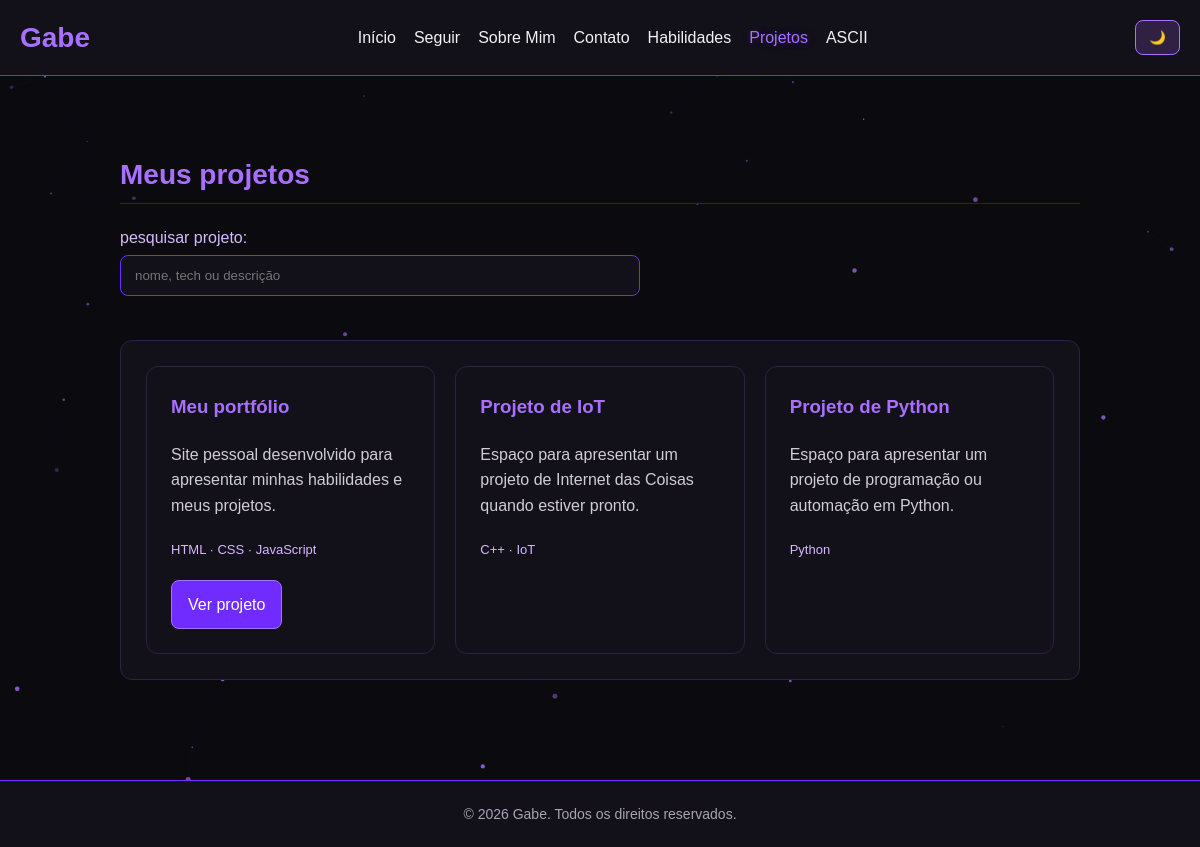
The app's page /projetos.php with its own data.
### tables this page shows
CREATE TABLE IF NOT EXISTS projetos (
    id INT UNSIGNED NOT NULL AUTO_INCREMENT,
    nome VARCHAR(120) NOT NULL,
    descricao TEXT NOT NULL,
    tecnologias VARCHAR(255) NOT NULL,
    link VARCHAR(2048) NULL,
    criado_em TIMESTAMP NOT NULL DEFAULT CURRENT_TIMESTAMP,
    PRIMARY KEY (id),
    UNIQUE KEY uq_projetos_nome (nome)
);

### projetos.php (the view, shortened to what this page needs)
<?php
$projetos = [];
$erroAoCarregar = false;
try {
    require_once __DIR__ . '/conexao.php';
    $consulta = $pdo->query(
        'SELECT nome, descricao, tecnologias, link FROM projetos ORDER BY id'
    );
    $projetos = $consulta->fetchAll();
} catch (PDOException $erro) {
    error_log('Erro ao carregar projetos: ' . $erro->getMessage());
    $erroAoCarregar = true;
}
?>
<!DOCTYPE html>
<html lang="pt-br">
<head>
    <link rel="stylesheet" href="style.css">
</head>
<body>
    <header>
        <h1>Gabe</h1>
        <nav id="menu">
            <a href="index.html">Início</a>
            <a href="seguir.html">Seguir</a>
            <a href="sobre.html">Sobre Mim</a>
            <a href="contato.html">Contato</a>
            <a href="habilidades.html">Habilidades</a>
            <a href="projetos.php" aria-current="page">Projetos</a>
            <a href="ascii.html">ASCII</a>
        </nav>
        <button id="tema-botao" type="button" aria-label="Alternar tema">🌙</button>
    </header>
    <main>
        <section id="projetos">
            <h2>Meus projetos</h2>
            <label for="pesquisa-proj">pesquisar projeto:</label>
            <input
            id="pesquisa-proj"
            type="search"
            placeholder="nome, tech ou descrição"
            >
        <p id="resultado-pesquisa" aria-live="polite"></p>
            <div class="lista-projetos">
                <?php if ($erroAoCarregar): ?>
                    <p>Não foi possível carregar os projetos. Confira a configuração do banco de dados e o log do PHP.</p>
                <?php elseif (count($projetos) === 0): ?>
                    <p>Nenhum projeto cadastrado ainda.</p>
                <?php else: ?>
                    <?php foreach ($projetos as $projeto): ?>
                        <article class="cartao-projeto">
                            <h3><?= htmlspecialchars($projeto['nome'], ENT_QUOTES | ENT_SUBSTITUTE, 'UTF-8') ?></h3>
                            <p><?= htmlspecialchars($projeto['descricao'], ENT_QUOTES | ENT_SUBSTITUTE, 'UTF-8') ?></p>
                            <span><?= htmlspecialchars($projeto['tecnologias'], ENT_QUOTES | ENT_SUBSTITUTE, 'UTF-8') ?></span>
                            <?php
                            $link = $projeto['link'];
                            $esquema = $link ? parse_url($link, PHP_URL_SCHEME) : null;
                            ?>
                            <?php if ($link && filter_var($link, FILTER_VALIDATE_URL) && in_array($esquema, ['http', 'https'], true)): ?>
                                <a class="botao-projeto" href="<?= htmlspecialchars($link, ENT_QUOTES | ENT_SUBSTITUTE, 'UTF-8') ?>" target="_blank" rel="noopener noreferrer">
                                    Ver projeto
                                </a>
                            <?php endif; ?>
                        </article>
                    <?php endforeach; ?>
                <?php endif; ?>
            </div>
        </section>
    </main>
    <footer>
        <p>&copy; 2026 Gabe. Todos os direitos reservados.</p>
    </footer>
</body>
</html>

### style.css (style rules this page uses)
* { box-sizing: border-box; }
:root { --cor-fundo: #0b0b0f; --cor-texto: #f2f2f2; --cor-super: #121019; }
body { font-family: Arial, sans-serif; margin: 0; padding: 0; background-color: var(--cor-fundo); color: var(--cor-texto); }
header { background-color: var(--cor-super); padding: 20px; border-bottom: 1px solid #702cff; }
h1 { color: #a970ff; }
nav a { color: #f2f2f2; text-decoration: none; margin-right: 15px; }
header { display: flex; justify-content: space-between; align-items: center; flex-wrap: wrap; gap: 15px; }
header h1 { margin: 0; font-size: 28px; }
nav { display: flex; flex-wrap: wrap; gap: 18px; }
nav a { margin-right: 0; transition: color 0.3s ease; }
#sobre-mim, #projetos, #contato { padding: 60px 20px; max-width: 1000px; margin: 0 auto; }
#sobre-mim h2, #contato h2, #projetos h2 { color: #a970ff; font-size: 28px; margin-bottom: 25px; border-bottom: 1px solid #302044; padding-bottom: 12px; }
#sobre-mim>div, #contato>div, #projetos>div { background-color: var(--cor-super); border: 1px solid #302044; border-radius: 12px; padding: 25px; line-height: 1.7; }
#sobre-mim p, #contato p, #projetos p { color: #d0ccd8; margin: 10px 0; }
.aparecer { opacity: 0; transform: translateY(25px); transition: opacity 0.7s ease, transform 0.7s ease; }
.aparecer.visivel { opacity: 1; transform: translateY(0); }
html { scroll-behavior: smooth; scroll-padding-top: 20px; }
nav a { display: inline-block; padding: 8px 0; transition: color 0.3s ease, transform 0.3s ease; }
footer { background-color: var(--cor-super); border-top: 1px solid #702cff; padding: 25px 15px; text-align: center; margin-top: 40px; }
footer p { color: #a9a3b5; font-size: 14px; margin: 0; }
.lista-projetos { display: grid; grid-template-columns: repeat(3, minmax(0, 1fr)); gap: 20px; }
.cartao-projeto { background-color: var(--cor-super); border: 1px solid #302044; border-radius: 12px; padding: 24px; transition: transform 0.3s ease, border-color 0.3s ease, box-shadow 0.3s ease; }
.cartao-projeto h3 { color: #a970ff; margin-top: 0; }
.cartao-projeto p { color: #c4c0cc; line-height: 1.6; }
.cartao-projeto span { display: inline-block; color: #d6baff; font-size: 13px; margin-top: 10px; }
.botao-projeto { display: inline-block; margin-top: 18px; padding: 10px 16px; color: #ffffff; background-color: #702cff; border: 1px solid #a970ff; border-radius: 8px; text-decoration: none; transition: background-color 0.3s ease, transform 0.3s ease; }
header, main, footer { position: relative; z-index: 1; }
nav a[aria-current="page"] { color: #a970ff; text-shadow: 0 0 8px #702cff55; }
#tema-botao { padding: 9px 13px; color: #f2f2f2; background-color: #302044; border: 1px solid #a970ff; border-radius: 8px; cursor: pointer; transition: background-color 0.3s ease, color 0.3s ease; }
#projetos label[for="pesquisa-proj"] { display: block; margin-bottom: 8px; color: #d6baff; }
#pesquisa-proj { width: 100%; max-width: 520px; padding: 12px 14px; color: var(--cor-texto); background-color: var(--cor-super); border: 1px solid #702cff; border-radius: 8px; }
#resultado-pesquisa { min-height: 24px; margin: 10px 0 18px; }

### records on screen
projetos: nome "Meu portfólio", descricao "Site pessoal desenvolvido para apresentar minhas habilidades e meus projetos.", tecnologias "HTML · CSS · JavaScript"
projetos: nome "Projeto de IoT", descricao "Espaço para apresentar um projeto de Internet das Coisas quando estiver pronto.", tecnologias "C++ · IoT"
projetos: nome "Projeto de Python", descricao "Espaço para apresentar um projeto de programação ou automação em Python.", tecnologias "Python"
